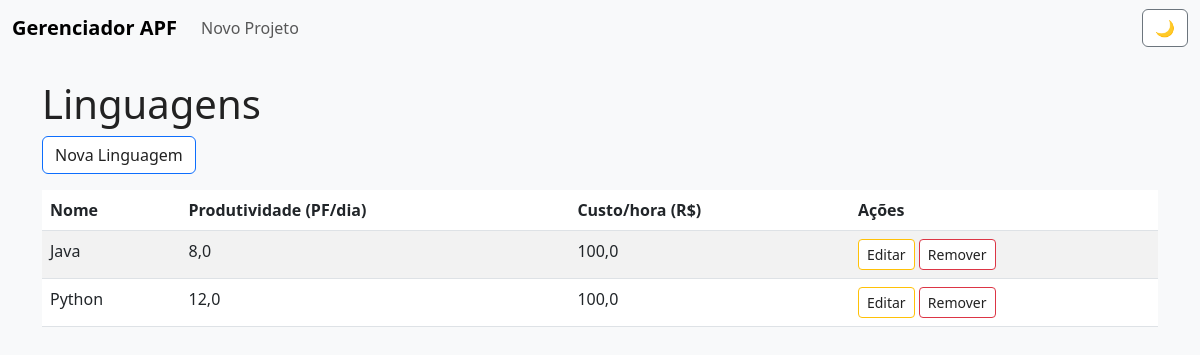
Screenshot of /linguagens/ with the database file from the repository.
### apf/models/linguagem.py (models this page shows, shortened)
class Linguagem(models.Model):
    nome = models.CharField(max_length=50, unique=True)
    produtividade = models.FloatField(help_text="Pontos de Função por dia")
    custo_hora = models.FloatField(help_text="Custo por hora (R$)")
    class Meta:
        db_table = 'linguagens'
        verbose_name = 'Linguagem'
        verbose_name_plural = 'Linguagens'

### apf/views/linguagem.py (the view)
# urls.py: path('linguagens/', LinguagemListView.as_view(), name='linguagem_list'),
class LinguagemListView(ListView):
    model = Linguagem
    template_name = 'linguagem/lista.html'

### apf/templates/linguagem/lista.html
{% extends 'base.html' %}
{% block content %}
<h1>Linguagens</h1>
<a href="{% url 'linguagem_create' %}" class="btn btn-primary mb-3">Nova Linguagem</a>
<table class="table table-striped">
    <thead>
        <tr>
            <th>Nome</th>
            <th>Produtividade (PF/dia)</th>
            <th>Custo/hora (R$)</th>
            <th>Ações</th>
        </tr>
    </thead>
    <tbody>
        {% for linguagem in object_list %}
        <tr>
            <td>{{ linguagem.nome }}</td>
            <td>{{ linguagem.produtividade }}</td>
            <td>{{ linguagem.custo_hora }}</td>
            <td>
                <a href="{% url 'linguagem_edit' linguagem.id %}" class="btn btn-sm btn-warning">Editar</a>
                <a href="{% url 'linguagem_delete' linguagem.id %}" class="btn btn-sm btn-danger" onclick="return confirm('Tem certeza que deseja remover esta linguagem?');">Remover</a>
            </td>
        </tr>
        {% empty %}
        <tr><td colspan="4">Nenhuma linguagem cadastrada.</td></tr>
        {% endfor %}
    </tbody>
</table>
{% endblock %}

### static/css/styles.css (style rules this page uses)
:root { --bg-color: #f8f9fa; --text-color: #222; --primary-color: #0d6efd; --secondary-color: #6c757d; --card-bg: #fff; --border-color: #dee2e6; }
body { background-color: var(--bg-color); color: var(--text-color); }
.card, .table, .form-control, .btn, .alert { background-color: var(--card-bg) !important; color: var(--text-color) !important; }

### rows the page displays
Linguagem: nome "Java", produtividade "8,0", custo_hora "100,0"
Linguagem: nome "Python", produtividade "12,0", custo_hora "100,0"
